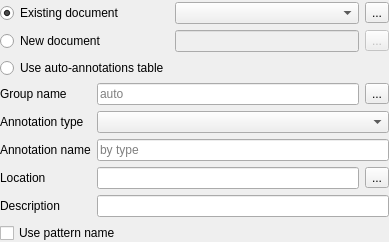
<?xml version="1.0" encoding="UTF-8"?>
<ui version="4.0">
 <class>CreateAnnotationNormalWidget</class>
 <widget class="QWidget" name="CreateAnnotationNormalWidget">
  <property name="geometry">
   <rect>
    <x>0</x>
    <y>0</y>
    <width>389</width>
    <height>282</height>
   </rect>
  </property>
  <property name="sizePolicy">
   <sizepolicy hsizetype="Preferred" vsizetype="Minimum">
    <horstretch>0</horstretch>
    <verstretch>0</verstretch>
   </sizepolicy>
  </property>
  <property name="windowTitle">
   <string>Create Annotations</string>
  </property>
  <layout class="QVBoxLayout" name="mainLayout">
   <property name="sizeConstraint">
    <enum>QLayout::SizeConstraint::SetMinAndMaxSize</enum>
   </property>
   <property name="leftMargin">
    <number>0</number>
   </property>
   <property name="topMargin">
    <number>0</number>
   </property>
   <property name="rightMargin">
    <number>0</number>
   </property>
   <property name="bottomMargin">
    <number>0</number>
   </property>
   <item>
    <widget class="QWidget" name="saveAnnotationsInnerWidget" native="true">
     <property name="sizePolicy">
      <sizepolicy hsizetype="Preferred" vsizetype="Minimum">
       <horstretch>0</horstretch>
       <verstretch>0</verstretch>
      </sizepolicy>
     </property>
     <property name="toolTip">
      <string>Choose a file to store the annotations</string>
     </property>
     <layout class="QGridLayout" name="gridLayout_2">
      <property name="sizeConstraint">
       <enum>QLayout::SizeConstraint::SetMinAndMaxSize</enum>
      </property>
      <property name="leftMargin">
       <number>0</number>
      </property>
      <property name="topMargin">
       <number>0</number>
      </property>
      <property name="rightMargin">
       <number>0</number>
      </property>
      <property name="bottomMargin">
       <number>0</number>
      </property>
      <item row="0" column="0">
       <widget class="QRadioButton" name="rbExistingTable">
        <property name="text">
         <string>Existing document</string>
        </property>
        <property name="checked">
         <bool>true</bool>
        </property>
       </widget>
      </item>
      <item row="0" column="1">
       <widget class="QComboBox" name="cbExistingTable">
        <property name="sizeAdjustPolicy">
         <enum>QComboBox::SizeAdjustPolicy::AdjustToContentsOnFirstShow</enum>
        </property>
       </widget>
      </item>
      <item row="0" column="2">
       <widget class="QToolButton" name="tbBrowseExistingTable">
        <property name="text">
         <string>...</string>
        </property>
        <property name="icon">
         <iconset resource="../../U2Gui.qrc">
          <normaloff>:/core/images/load_selected_documents.png</normaloff>:/core/images/load_selected_documents.png</iconset>
        </property>
       </widget>
      </item>
      <item row="1" column="0">
       <widget class="QRadioButton" name="rbCreateNewTable">
        <property name="text">
         <string>New document</string>
        </property>
       </widget>
      </item>
      <item row="1" column="1">
       <widget class="QLineEdit" name="leNewTablePath">
        <property name="enabled">
         <bool>false</bool>
        </property>
       </widget>
      </item>
      <item row="1" column="2">
       <widget class="QToolButton" name="tbBrowseNewTable">
        <property name="enabled">
         <bool>false</bool>
        </property>
        <property name="text">
         <string>...</string>
        </property>
       </widget>
      </item>
      <item row="2" column="0">
       <widget class="QRadioButton" name="rbUseAutoTable">
        <property name="text">
         <string>Use auto-annotations table</string>
        </property>
       </widget>
      </item>
     </layout>
    </widget>
   </item>
   <item>
    <widget class="QWidget" name="annotationParametersInnerWidget" native="true">
     <property name="sizePolicy">
      <sizepolicy hsizetype="Preferred" vsizetype="Minimum">
       <horstretch>0</horstretch>
       <verstretch>0</verstretch>
      </sizepolicy>
     </property>
     <layout class="QGridLayout" name="gridLayout">
      <property name="sizeConstraint">
       <enum>QLayout::SizeConstraint::SetMinAndMaxSize</enum>
      </property>
      <property name="leftMargin">
       <number>0</number>
      </property>
      <property name="topMargin">
       <number>0</number>
      </property>
      <property name="rightMargin">
       <number>0</number>
      </property>
      <property name="bottomMargin">
       <number>0</number>
      </property>
      <item row="2" column="1" colspan="2">
       <widget class="QLineEdit" name="leAnnotationName">
        <property name="maxLength">
         <number>100</number>
        </property>
        <property name="placeholderText">
         <string>by type</string>
        </property>
       </widget>
      </item>
      <item row="0" column="1">
       <widget class="QLineEdit" name="leGroupName">
        <property name="placeholderText">
         <string>auto</string>
        </property>
       </widget>
      </item>
      <item row="3" column="2">
       <widget class="QToolButton" name="tbDoComplement">
        <property name="toolTip">
         <string>Add/remove complement flag</string>
        </property>
        <property name="text">
         <string>...</string>
        </property>
        <property name="icon">
         <iconset resource="../../U2Gui.qrc">
          <normaloff>:/core/images/do_complement.png</normaloff>:/core/images/do_complement.png</iconset>
        </property>
       </widget>
      </item>
      <item row="3" column="0">
       <widget class="QLabel" name="lblLocation">
        <property name="text">
         <string>Location</string>
        </property>
       </widget>
      </item>
      <item row="1" column="1" colspan="2">
       <widget class="QComboBox" name="cbAnnotationType"/>
      </item>
      <item row="5" column="0" colspan="2">
       <widget class="QCheckBox" name="chbUsePatternNames">
        <property name="toolTip">
         <string>Use names of patterns as annotations names. In case the patterns are in FASTA format</string>
        </property>
        <property name="text">
         <string>Use pattern name</string>
        </property>
       </widget>
      </item>
      <item row="3" column="1">
       <widget class="QLineEdit" name="leLocation">
        <property name="toolTip">
         <string>Annotation location in GenBank format</string>
        </property>
       </widget>
      </item>
      <item row="0" column="2">
       <widget class="QToolButton" name="tbSelectGroupName">
        <property name="toolTip">
         <string>Predefined group names</string>
        </property>
        <property name="text">
         <string>...</string>
        </property>
        <property name="icon">
         <iconset resource="../../U2Gui.qrc">
          <normaloff>:/core/images/group_auto.png</normaloff>:/core/images/group_auto.png</iconset>
        </property>
       </widget>
      </item>
      <item row="0" column="0">
       <widget class="QLabel" name="lblGroupName">
        <property name="text">
         <string>Group name</string>
        </property>
       </widget>
      </item>
      <item row="2" column="0">
       <widget class="QLabel" name="lblAnnotationName">
        <property name="text">
         <string>Annotation name</string>
        </property>
       </widget>
      </item>
      <item row="1" column="0">
       <widget class="QLabel" name="lblAnnotationType">
        <property name="text">
         <string>Annotation type</string>
        </property>
       </widget>
      </item>
      <item row="4" column="0">
       <widget class="QLabel" name="lblDescription">
        <property name="text">
         <string>Description</string>
        </property>
       </widget>
      </item>
      <item row="4" column="1" colspan="2">
       <widget class="QLineEdit" name="leDescription"/>
      </item>
     </layout>
    </widget>
   </item>
  </layout>
 </widget>
 <tabstops>
  <tabstop>rbExistingTable</tabstop>
  <tabstop>cbExistingTable</tabstop>
  <tabstop>tbBrowseExistingTable</tabstop>
  <tabstop>rbCreateNewTable</tabstop>
  <tabstop>leNewTablePath</tabstop>
  <tabstop>tbBrowseNewTable</tabstop>
  <tabstop>rbUseAutoTable</tabstop>
  <tabstop>leGroupName</tabstop>
  <tabstop>tbSelectGroupName</tabstop>
  <tabstop>cbAnnotationType</tabstop>
  <tabstop>leAnnotationName</tabstop>
  <tabstop>leLocation</tabstop>
  <tabstop>tbDoComplement</tabstop>
  <tabstop>leDescription</tabstop>
  <tabstop>chbUsePatternNames</tabstop>
 </tabstops>
 <resources>
  <include location="../../U2Gui.qrc"/>
 </resources>
 <connections>
  <connection>
   <sender>chbUsePatternNames</sender>
   <signal>toggled(bool)</signal>
   <receiver>leAnnotationName</receiver>
   <slot>setDisabled(bool)</slot>
   <hints>
    <hint type="sourcelabel">
     <x>197</x>
     <y>215</y>
    </hint>
    <hint type="destinationlabel">
     <x>234</x>
     <y>149</y>
    </hint>
   </hints>
  </connection>
  <connection>
   <sender>rbExistingTable</sender>
   <signal>toggled(bool)</signal>
   <receiver>cbExistingTable</receiver>
   <slot>setEnabled(bool)</slot>
   <hints>
    <hint type="sourcelabel">
     <x>98</x>
     <y>15</y>
    </hint>
    <hint type="destinationlabel">
     <x>279</x>
     <y>15</y>
    </hint>
   </hints>
  </connection>
  <connection>
   <sender>rbExistingTable</sender>
   <signal>toggled(bool)</signal>
   <receiver>tbBrowseExistingTable</receiver>
   <slot>setEnabled(bool)</slot>
   <hints>
    <hint type="sourcelabel">
     <x>98</x>
     <y>15</y>
    </hint>
    <hint type="destinationlabel">
     <x>374</x>
     <y>14</y>
    </hint>
   </hints>
  </connection>
  <connection>
   <sender>rbCreateNewTable</sender>
   <signal>toggled(bool)</signal>
   <receiver>leNewTablePath</receiver>
   <slot>setEnabled(bool)</slot>
   <hints>
    <hint type="sourcelabel">
     <x>98</x>
     <y>49</y>
    </hint>
    <hint type="destinationlabel">
     <x>279</x>
     <y>48</y>
    </hint>
   </hints>
  </connection>
  <connection>
   <sender>rbCreateNewTable</sender>
   <signal>toggled(bool)</signal>
   <receiver>tbBrowseNewTable</receiver>
   <slot>setEnabled(bool)</slot>
   <hints>
    <hint type="sourcelabel">
     <x>98</x>
     <y>49</y>
    </hint>
    <hint type="destinationlabel">
     <x>375</x>
     <y>49</y>
    </hint>
   </hints>
  </connection>
  <connection>
   <sender>rbUseAutoTable</sender>
   <signal>toggled(bool)</signal>
   <receiver>annotationParametersInnerWidget</receiver>
   <slot>setDisabled(bool)</slot>
   <hints>
    <hint type="sourcelabel">
     <x>98</x>
     <y>78</y>
    </hint>
    <hint type="destinationlabel">
     <x>194</x>
     <y>161</y>
    </hint>
   </hints>
  </connection>
 </connections>
</ui>
